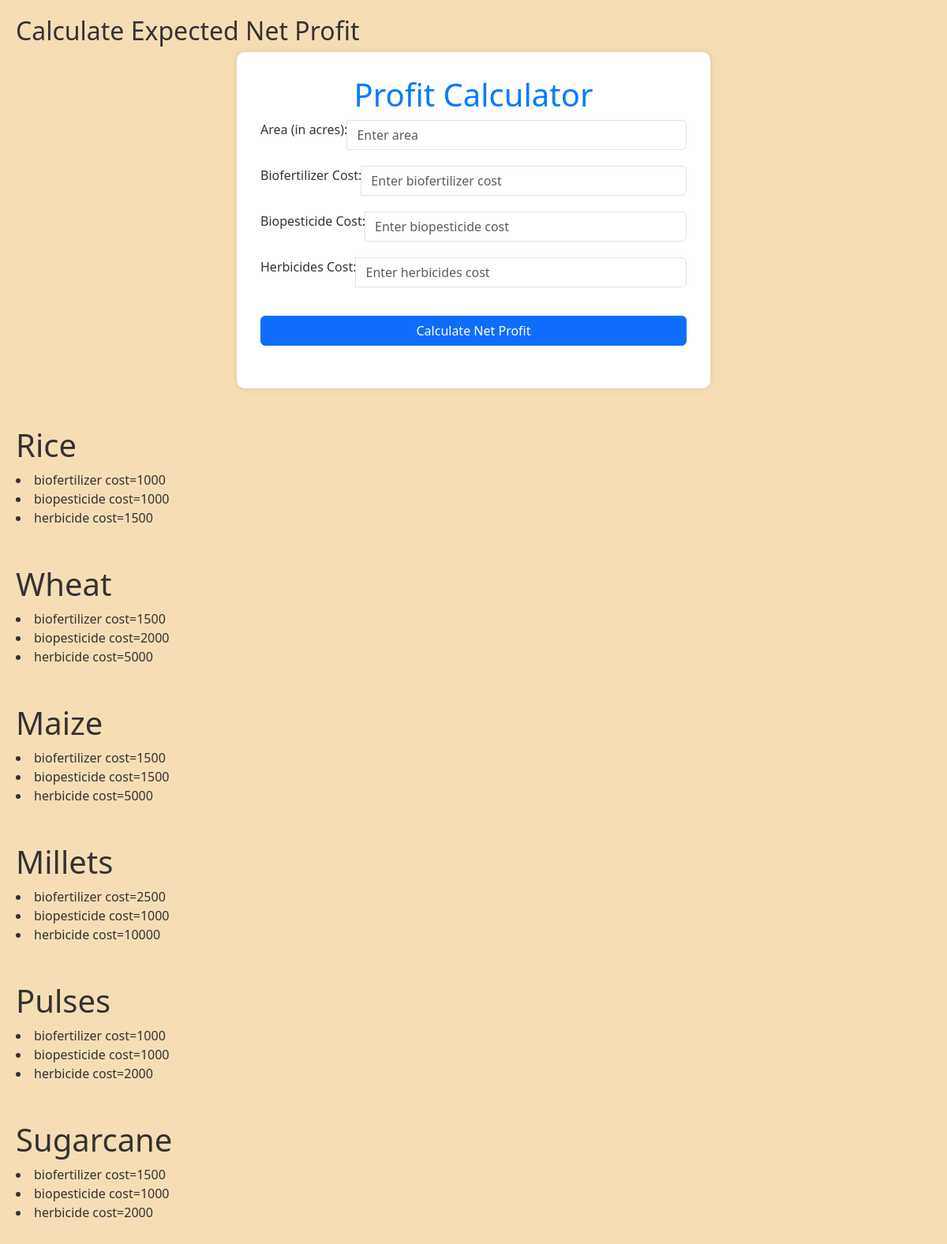
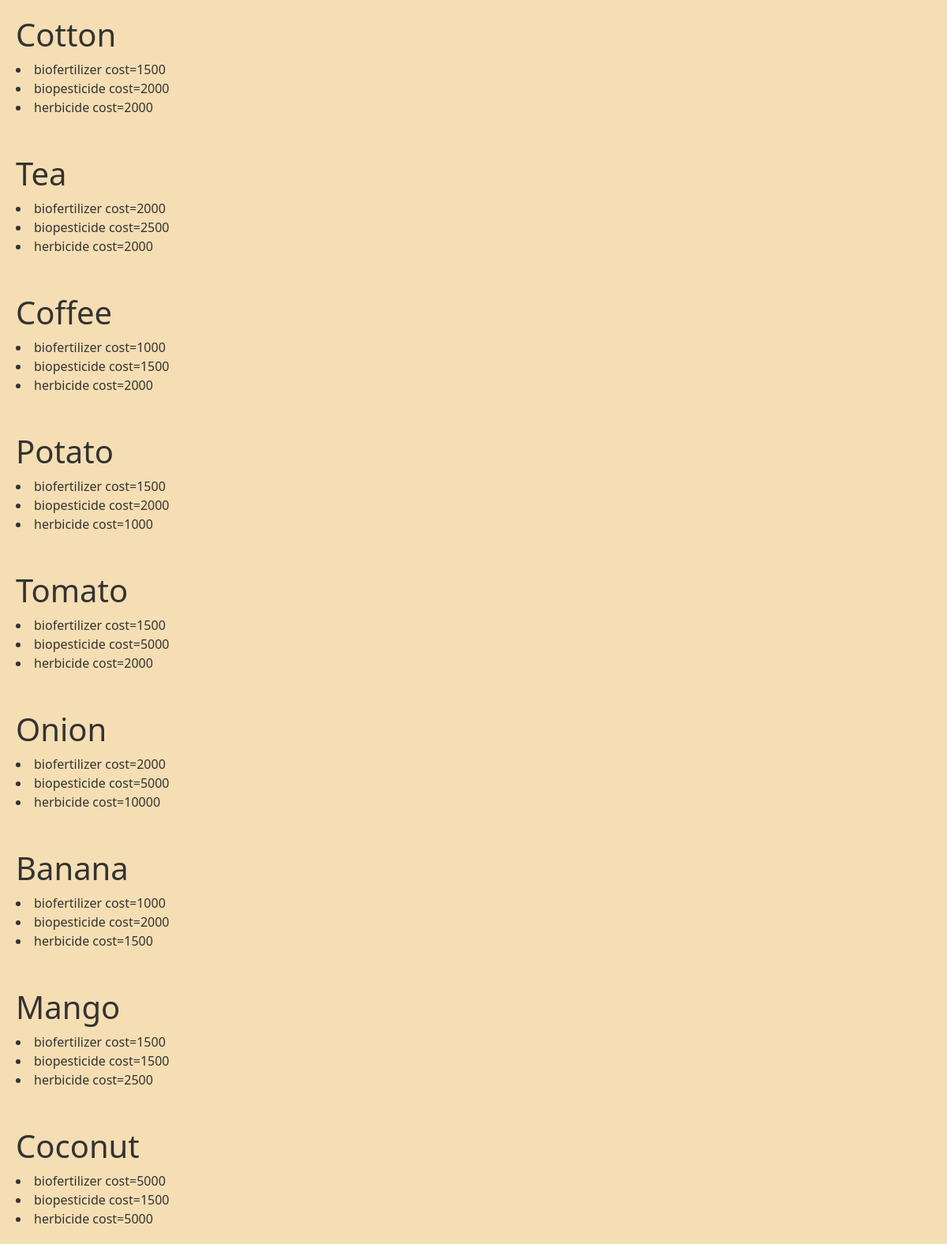
The app's page /expected/ with its own data (2 pictures, top to bottom).
### shs/models.py (models this page shows, shortened)
class crop(models.Model):
    id = models.BigAutoField(primary_key=True, serialize=False, verbose_name='crop id')
    name = models.CharField(max_length=80, verbose_name='Crop Name')
    disc = models.CharField(max_length=200, verbose_name='Description')
    fertilizer = models.ForeignKey(fertilizer, verbose_name='Fertilizer', on_delete=models.CASCADE, related_name='fertilizer_crops', null= True,blank=True)
    Biopesticide = models.ForeignKey(Biopesticide, verbose_name='Biopesticide', on_delete=models.CASCADE, related_name='biopesticide_crops' , null=True,blank=True)
    Herbicide = models.ForeignKey(Herbicide, verbose_name='Herbicide',  null=True, on_delete=models.CASCADE, related_name='herbicide_crops',blank=True)

class fertilizer(models.Model):
    id = models.BigAutoField(primary_key=True, serialize=False, verbose_name='Biofertilizer id')
    name = models.CharField(max_length=80, verbose_name='BioFertilizer Name')
    cost = models.CharField(max_length=80, verbose_name='Cost of Fertizers')

class Biopesticide(models.Model):
    id = models.BigAutoField(primary_key=True ,serialize=False,verbose_name='Biopesticide id' )
    name = models.CharField(max_length = 80, verbose_name='Biopesticide Name')
    cost = models.CharField(max_length = 80 , verbose_name = 'Cost of Biopersticde')

class Herbicide(models.Model):
    id = models.BigAutoField(primary_key=True  ,serialize=False,verbose_name='Herbicide id' )
    name = models.CharField(max_length = 80, verbose_name='Herbicide Name')
    cost = models.CharField(max_length = 80 , verbose_name = 'Cost of Herbicide')

### shs/views.py (the view)
# urls.py: path('expected/', expected, name='expected'),
def expected(request):
    crops=crop.objects.all()
    return render(request,'expectedincome.html',{"crops":crops})

### Templates/expectedincome.html (shortened to what this page needs)
<!DOCTYPE html>
<html lang="en">
<head>
    <link href="https://cdn.jsdelivr.net/npm/bootstrap@5.3.3/dist/css/bootstrap.min.css" rel="stylesheet">
</head>
<body>
    <h2>Calculate Expected Net Profit</h2>
    <div class="container">
        <h1 class="header">Profit Calculator</h1>
        <div class="input-group">
            <label for="area">Area (in acres):</label>
            <input type="number" id="area" class="form-control" placeholder="Enter area">
        </div>
        <div class="input-group">
            <label for="biofertilizerCost">Biofertilizer Cost:</label>
            <input type="number" id="biofertilizerCost" class="form-control" placeholder="Enter biofertilizer cost">
        </div>
        <div class="input-group">
            <label for="biopesticideCost">Biopesticide Cost:</label>
            <input type="number" id="biopesticideCost" class="form-control" placeholder="Enter biopesticide cost">
        </div>
        <div class="input-group">
            <label for="herbicidesCost">Herbicides Cost:</label>
            <input type="number" id="herbicidesCost" class="form-control" placeholder="Enter herbicides cost">
        </div>
        <button id="calculateBtn" class="btn btn-primary mt-3">Calculate Net Profit</button>
    </div>
                {%for crop in crops%}
          <br>
        </div><br>
        <h1>{{crop.name}}</h1>
        <li>biofertilizer cost={{crop.fertilizer.cost}}</li>
        <li>biopesticide cost={{crop.Biopesticide.cost}}</li>
        <li>herbicide cost={{crop.Herbicide.cost}}</li>
        {%endfor%}
</body>
</html>

### Templates/expectedincome.html (style rules this page uses)
body { background-color: #f4f4f4; color: #333; padding: 20px; }
.container { max-width: 600px; margin: 0 auto; background-color: #fff; padding: 30px; border-radius: 10px; box-shadow: 0 0 10px rgba(0, 0, 0, 0.1); }
.header { text-align: center; color: #007bff; }
.input-group { margin-bottom: 20px; }
.btn-primary { width: 100%; }
body { background-color: wheat; }

### records on screen
crop: name "Rice", fertilizer.cost "1000", Biopesticide.cost "1000", Herbicide.cost "1500"
crop: name "Wheat", fertilizer.cost "1500", Biopesticide.cost "2000", Herbicide.cost "5000"
crop: name "Maize", fertilizer.cost "1500", Biopesticide.cost "1500", Herbicide.cost "5000"
crop: name "Millets", fertilizer.cost "2500", Biopesticide.cost "1000", Herbicide.cost "10000"
crop: name "Pulses", fertilizer.cost "1000", Biopesticide.cost "1000", Herbicide.cost "2000"
crop: name "Sugarcane", fertilizer.cost "1500", Biopesticide.cost "1000", Herbicide.cost "2000"
crop: name "Cotton", fertilizer.cost "1500", Biopesticide.cost "2000", Herbicide.cost "2000"
crop: name "Tea", fertilizer.cost "2000", Biopesticide.cost "2500", Herbicide.cost "2000"
crop: name "Coffee", fertilizer.cost "1000", Biopesticide.cost "1500", Herbicide.cost "2000"
crop: name "Potato", fertilizer.cost "1500", Biopesticide.cost "2000", Herbicide.cost "1000"
crop: name "Tomato", fertilizer.cost "1500", Biopesticide.cost "5000", Herbicide.cost "2000"
crop: name "Onion", fertilizer.cost "2000", Biopesticide.cost "5000", Herbicide.cost "10000"
crop: name "Banana", fertilizer.cost "1000", Biopesticide.cost "2000", Herbicide.cost "1500"
crop: name "Mango", fertilizer.cost "1500", Biopesticide.cost "1500", Herbicide.cost "2500"
crop: name "Coconut", fertilizer.cost "5000", Biopesticide.cost "1500", Herbicide.cost "5000"
